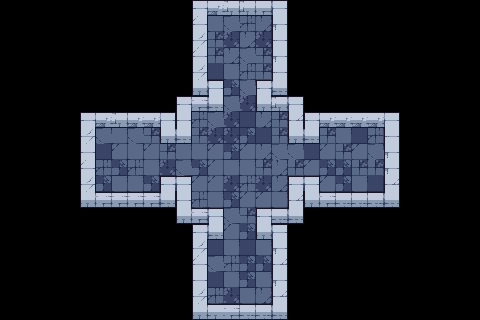

This game map was drawn from its Tiled (.tmx) file and the tilesets committed beside it. A one-line description and the full map source follow:
An orthogonal 30x20 tile map with 16x16 px tiles, 2 tile layers (Collision Wall, Ground).

<map version="1.10" tiledversion="1.11.2" orientation="orthogonal" renderorder="right-down" width="30" height="20" tilewidth="16" tileheight="16" infinite="0" nextlayerid="4" nextobjectid="1">
 <tileset firstgid="1" source="Tileset.tsx" />
 <layer id="3" name="Collision Wall" width="30" height="20">
  <properties>
   <property name="c" type="bool" value="true" />
  </properties>
  <data encoding="csv">
0,0,0,0,0,0,0,0,0,0,0,0,1,1,1,1,1,1,0,0,0,0,0,0,0,0,0,0,0,0,
0,0,0,0,0,0,0,0,0,0,0,0,1,0,0,0,0,1,0,0,0,0,0,0,0,0,0,0,0,0,
0,0,0,0,0,0,0,0,0,0,0,0,1,0,0,0,0,1,0,0,0,0,0,0,0,0,0,0,0,0,
0,0,0,0,0,0,0,0,0,0,0,0,1,0,0,0,0,1,0,0,0,0,0,0,0,0,0,0,0,0,
0,0,0,0,0,0,0,0,0,0,0,0,1,0,0,0,0,1,0,0,0,0,0,0,0,0,0,0,0,0,
0,0,0,0,0,0,0,0,0,0,0,0,1,1,0,0,1,1,0,0,0,0,0,0,0,0,0,0,0,0,
0,0,0,0,0,0,0,0,0,0,0,1,1,1,0,0,1,1,1,0,0,0,0,0,0,0,0,0,0,0,
0,0,0,0,0,1,1,1,1,1,1,1,0,0,0,0,0,0,1,1,1,1,1,1,1,0,0,0,0,0,
0,0,0,0,0,1,0,0,0,0,1,1,0,0,0,0,0,0,1,1,0,0,0,0,1,0,0,0,0,0,
0,0,0,0,0,1,0,0,0,0,0,0,0,0,0,0,0,0,0,0,0,0,0,0,1,0,0,0,0,0,
0,0,0,0,0,1,0,0,0,0,0,0,0,0,0,0,0,0,0,0,0,0,0,0,1,0,0,0,0,0,
0,0,0,0,0,1,0,0,0,0,1,1,0,0,0,0,0,0,1,1,0,0,0,0,1,0,0,0,0,0,
0,0,0,0,0,1,1,1,1,1,1,1,0,0,0,0,0,0,1,1,1,1,1,1,1,0,0,0,0,0,
0,0,0,0,0,0,0,0,0,0,0,1,1,1,0,0,1,1,1,0,0,0,0,0,0,0,0,0,0,0,
0,0,0,0,0,0,0,0,0,0,0,0,1,1,0,0,1,1,0,0,0,0,0,0,0,0,0,0,0,0,
0,0,0,0,0,0,0,0,0,0,0,0,1,0,0,0,0,1,0,0,0,0,0,0,0,0,0,0,0,0,
0,0,0,0,0,0,0,0,0,0,0,0,1,0,0,0,0,1,0,0,0,0,0,0,0,0,0,0,0,0,
0,0,0,0,0,0,0,0,0,0,0,0,1,0,0,0,0,1,0,0,0,0,0,0,0,0,0,0,0,0,
0,0,0,0,0,0,0,0,0,0,0,0,1,0,0,0,0,1,0,0,0,0,0,0,0,0,0,0,0,0,
0,0,0,0,0,0,0,0,0,0,0,0,1,1,1,1,1,1,0,0,0,0,0,0,0,0,0,0,0,0
</data>
 </layer>
 <layer id="1" name="Ground" width="30" height="20" locked="1">
  <data encoding="csv">
0,0,0,0,0,0,0,0,0,0,0,0,21,24,23,23,22,25,0,0,0,0,0,0,0,0,0,0,0,0,
0,0,0,0,0,0,0,0,0,0,0,0,78,41,43,60,42,44,0,0,0,0,0,0,0,0,0,0,0,0,
0,0,0,0,0,0,0,0,0,0,0,0,59,61,80,42,80,63,0,0,0,0,0,0,0,0,0,0,0,0,
0,0,0,0,0,0,0,0,0,0,0,0,78,61,42,43,61,44,0,0,0,0,0,0,0,0,0,0,0,0,
0,0,0,0,0,0,0,0,0,0,0,0,59,79,41,60,61,63,0,0,0,0,0,0,0,0,0,0,0,0,
0,0,0,0,0,0,0,0,0,0,0,0,97,25,81,43,21,101,0,0,0,0,0,0,0,0,0,0,0,0,
0,0,0,0,0,0,0,0,0,0,0,21,98,101,43,80,97,23,25,0,0,0,0,0,0,0,0,0,0,0,
0,0,0,0,0,21,24,23,24,24,25,40,60,43,80,79,42,61,82,21,24,24,24,24,25,0,0,0,0,0,
0,0,0,0,0,59,43,41,43,61,97,101,61,80,80,81,79,61,97,101,61,41,79,60,63,0,0,0,0,0,
0,0,0,0,0,40,79,62,41,62,61,41,41,62,81,62,42,43,43,79,62,61,62,43,44,0,0,0,0,0,
0,0,0,0,0,78,60,81,60,41,80,43,81,62,41,41,61,42,61,62,81,81,61,61,44,0,0,0,0,0,
0,0,0,0,0,59,81,41,41,81,21,25,62,62,80,60,80,42,21,25,62,81,41,79,82,0,0,0,0,0,
0,0,0,0,0,97,98,98,98,98,101,40,60,41,81,62,62,41,82,97,98,99,99,99,101,0,0,0,0,0,
0,0,0,0,0,0,0,0,0,0,0,97,98,25,43,61,21,99,101,0,0,0,0,0,0,0,0,0,0,0,
0,0,0,0,0,0,0,0,0,0,0,0,21,101,62,81,97,25,0,0,0,0,0,0,0,0,0,0,0,0,
0,0,0,0,0,0,0,0,0,0,0,0,59,79,41,79,41,44,0,0,0,0,0,0,0,0,0,0,0,0,
0,0,0,0,0,0,0,0,0,0,0,0,78,43,60,81,81,82,0,0,0,0,0,0,0,0,0,0,0,0,
0,0,0,0,0,0,0,0,0,0,0,0,40,79,41,81,41,44,0,0,0,0,0,0,0,0,0,0,0,0,
0,0,0,0,0,0,0,0,0,0,0,0,59,60,80,41,42,82,0,0,0,0,0,0,0,0,0,0,0,0,
0,0,0,0,0,0,0,0,0,0,0,0,97,100,98,99,99,101,0,0,0,0,0,0,0,0,0,0,0,0
</data>
 </layer>
</map>
